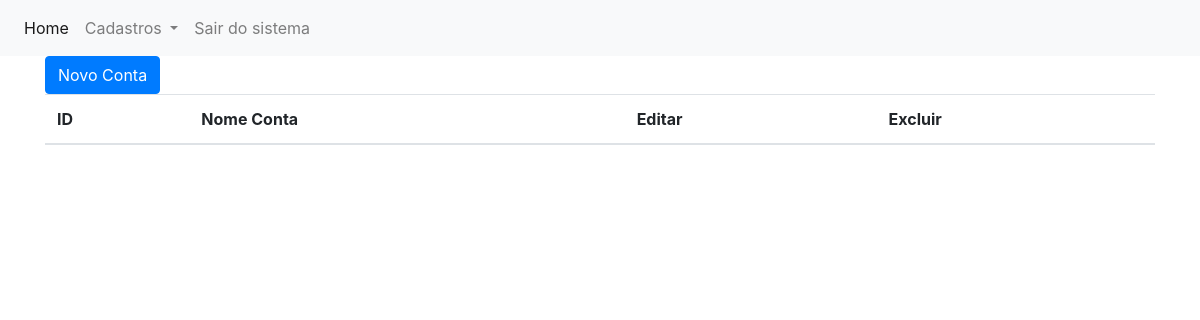
The app's page /aula05/financeiro/contas_main.php (signed in), older data.
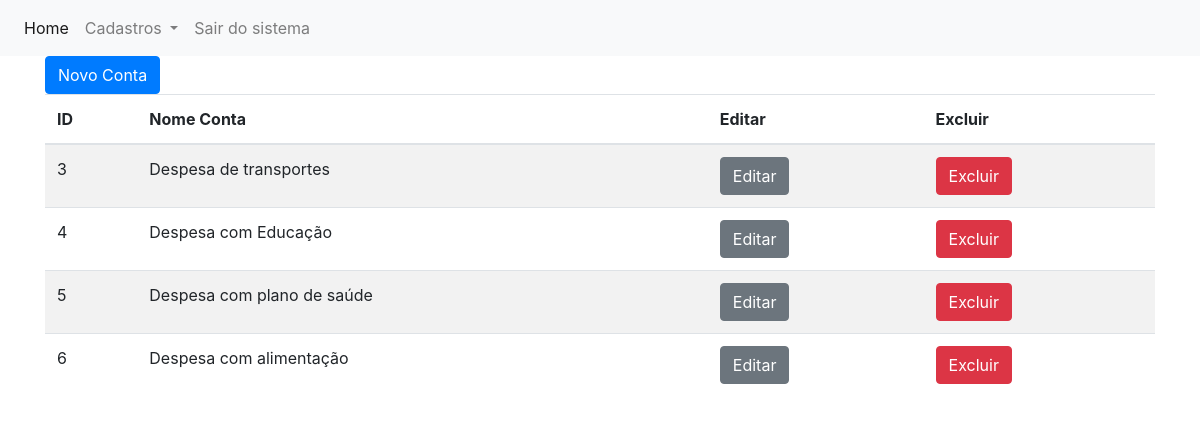
The same page, newer data.
### tables this page shows
CREATE TABLE `plano_contas` (
  `id_conta` int(11) NOT NULL,
  `descricao_conta` varchar(50) NOT NULL
);

### aula05/financeiro/contas_main.php (the view, shortened to what this page needs)
<!DOCTYPE html>
<html lang="pt-BR">
<head>
</head>
<body>
    <?php
        include 'conexao.php';
        include 'menu.php';
    ?>
    <div class="container">
        <a href="contas_inclusao.php" class="btn btn-primary">Novo Conta</a>
        <br>
        <table id="table_conta" class="table table-striped">
            <thead>
                <th>ID</th>
                <th>Nome Conta</th>
                <th>Editar</th>
                <th>Excluir</th>
            </thead>
            <tbody>
                <?php
                $sql="select id_conta,descricao_conta from plano_contas";
                $stmt = $pdo->query($sql);
                while ($row = $stmt->fetch(PDO::FETCH_ASSOC)) {
                    $id_conta = $row['id_conta'];
                    $descricao_conta = $row['descricao_conta'];
                 ?>
                 <tr>
                    <td><?php echo $id_conta ?></td>
                    <td><?php echo $descricao_conta ?></td>
                    <td><a href="contas_editar.php?id_conta=<?php echo $id_conta ?>" class="btn btn-secondary">Editar</a></td>
                    <td><a href="#" onclick="confirmarExclusao(<?php echo htmlspecialchars($id_conta); ?>)" class="btn btn-danger">Excluir</a></td>
                 </tr>
                 <?php
                  }
                 ?>
            </tbody>
        </table>
    </div>
</body>
</html>

### aula05/financeiro/menu.php (shortened to what this page needs)
<link rel="stylesheet" href="https://stackpath.bootstrapcdn.com/bootstrap/4.1.3/css/bootstrap.min.css">
<nav class="navbar navbar-expand-lg navbar-light bg-light">
  <div class="collapse navbar-collapse" id="conteudoNavbarSuportado">
    <ul class="navbar-nav mr-auto">
      <li class="nav-item active">
        <a class="nav-link" href="principal.php">Home <span class="sr-only">(página atual)</span></a>
      </li>
      <li class="nav-item dropdown">
        <a class="nav-link dropdown-toggle" href="#" id="navbarDropdown" role="button" data-toggle="dropdown" aria-haspopup="true" aria-expanded="false">
          Cadastros
        </a>
      </li>
      <li class="nav-item">
        <a class="nav-link" href="logoff.php">Sair do sistema</a>
      </li>
    </ul>
  </div>
</nav>

Row changes from the older to the newer data that the page shows:
added plano_contas: id_conta "3", descricao_conta "Despesa de transportes"
added plano_contas: id_conta "4", descricao_conta "Despesa com Educação"
added plano_contas: id_conta "5", descricao_conta "Despesa com plano de saúde"
added plano_contas: id_conta "6", descricao_conta "Despesa com alimentação"
